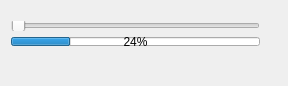
<?xml version="1.0" encoding="UTF-8"?>
<ui version="4.0">
 <class>MainWindow</class>
 <widget class="QMainWindow" name="MainWindow">
  <property name="geometry">
   <rect>
    <x>0</x>
    <y>0</y>
    <width>288</width>
    <height>86</height>
   </rect>
  </property>
  <property name="windowTitle">
   <string>MainWindow</string>
  </property>
  <widget class="QWidget" name="centralWidget">
   <widget class="QWidget" name="">
    <property name="geometry">
     <rect>
      <x>0</x>
      <y>10</y>
      <width>271</width>
      <height>47</height>
     </rect>
    </property>
    <layout class="QVBoxLayout" name="verticalLayout">
     <item>
      <widget class="QSlider" name="horizontalSlider">
       <property name="orientation">
        <enum>Qt::Horizontal</enum>
       </property>
      </widget>
     </item>
     <item>
      <widget class="QProgressBar" name="progressBar">
       <property name="value">
        <number>24</number>
       </property>
      </widget>
     </item>
    </layout>
   </widget>
  </widget>
  <widget class="QMenuBar" name="menuBar">
   <property name="geometry">
    <rect>
     <x>0</x>
     <y>0</y>
     <width>288</width>
     <height>18</height>
    </rect>
   </property>
  </widget>
 </widget>
 <layoutdefault spacing="6" margin="11"/>
 <resources/>
 <connections/>
</ui>
